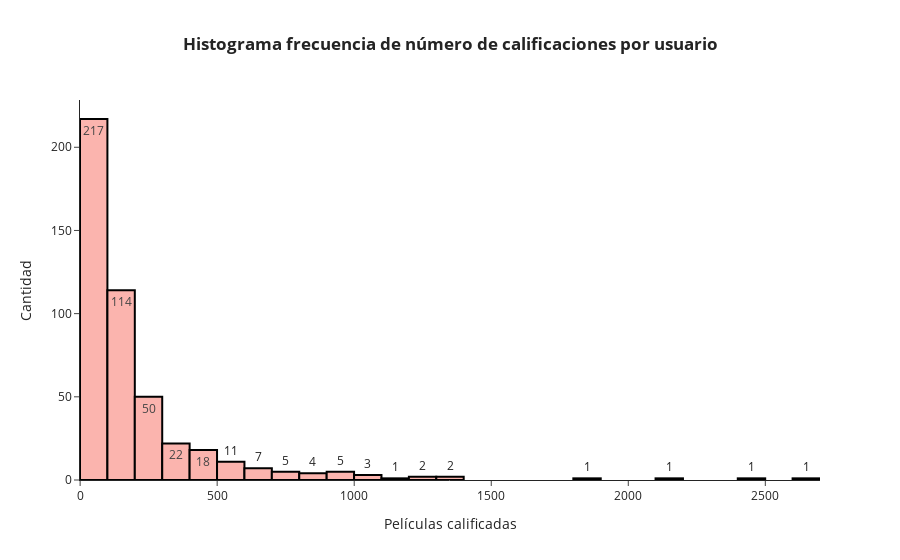

The notebook cell this image was saved under:
### Code cell
# crear gráfica
fig = px.histogram(rating_users2, x = rating_users2.cnt_rat, 
             title= '<b>Histograma frecuencia de número de calificaciones por usuario<b>', text_auto=True,
             color_discrete_sequence=px.colors.qualitative.Pastel1)

# agregar detalles a la gráfica
fig.update_layout(
    xaxis_title = 'Películas calificadas',
    yaxis_title = 'Cantidad',
    template = 'simple_white',
    title_x = 0.5)

fig.update_traces(marker_line_color='#000000',
                  marker_line_width=2)

fig.show()

### Figure 1 — Plotly figure (JSON) as saved in the notebook; plotly's stock layout.template omitted (floating-point values rounded to 4 significant figures; data arrays with more than 128 entries replaced by an {"elided": "..."} marker saying what was removed)
{"data": [{"alignmentgroup": "True", "bingroup": "x", "hovertemplate": "cnt_rat=%{x}<br>count=%{y}<extra></extra>", "legendgroup": "", "marker": {"color": "rgb(251,180,174)", "line": {"color": "#000000", "width": 2}, "pattern": {"shape": ""}}, "name": "", "offsetgroup": "", "orientation": "v", "showlegend": false, "texttemplate": "%{value}", "type": "histogram", "x": {"elided": "465 int values"}, "xaxis": "x", "yaxis": "y"}], "layout": {"barmode": "relative", "legend": {"tracegroupgap": 0}, "title": {"text": "<b>Histograma frecuencia de número de calificaciones por usuario<b>", "x": 0.5}, "xaxis": {"anchor": "y", "domain": [0, 1], "title": {"text": "Películas calificadas"}}, "yaxis": {"anchor": "x", "domain": [0, 1], "title": {"text": "Cantidad"}}}}
